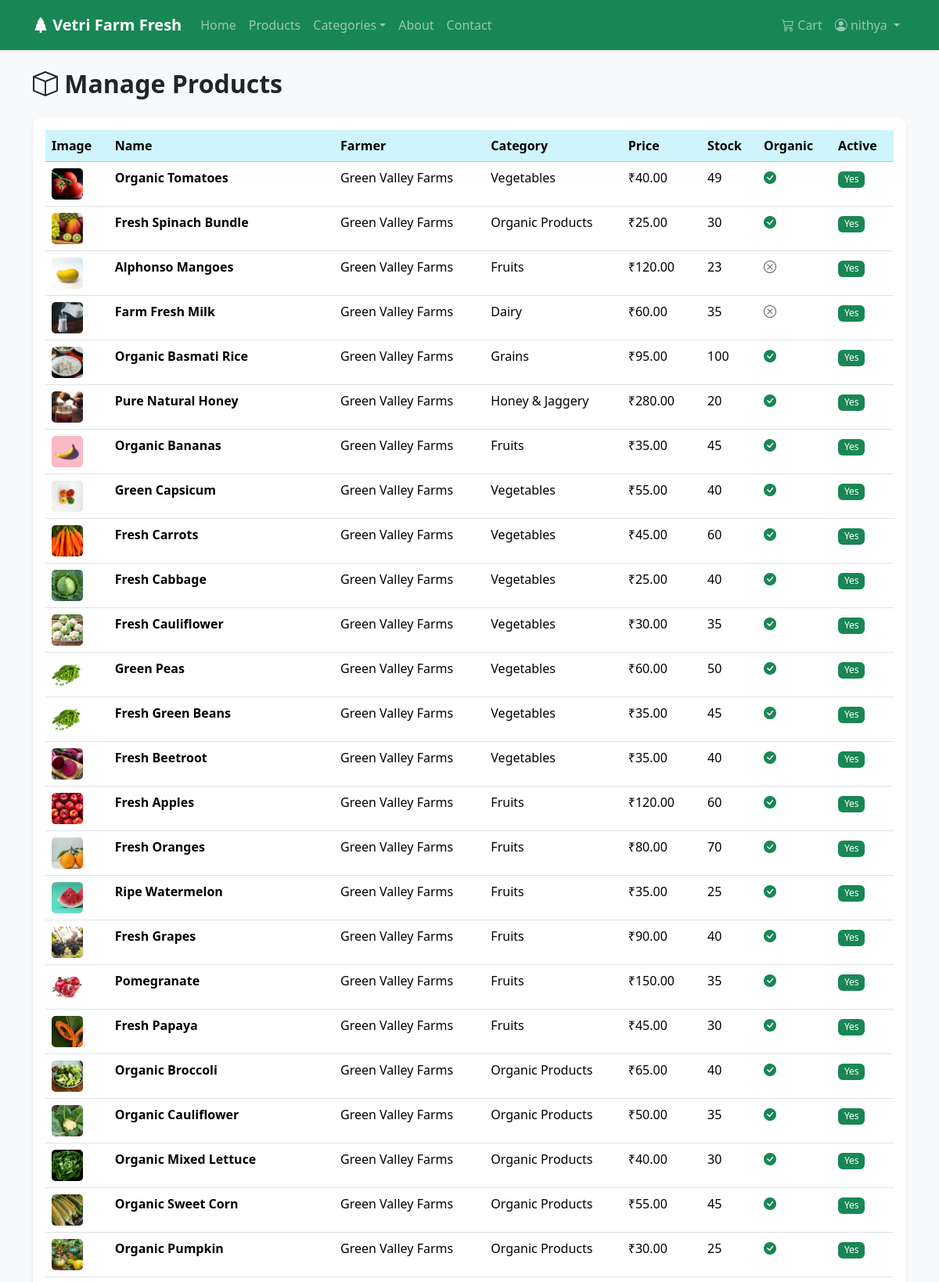
/admin-panel/products/ (signed in, upper part), run on the app's committed database.
### marketplace/models.py (models this page shows, shortened)
class Product(models.Model):
    UNIT_CHOICES = [
        ('kg', 'Kg'),
        ('litre', 'Litre'),
        ('dozen', 'Dozen'),
        ('piece', 'Piece'),
        ('pack', 'Pack'),
        ('gram', 'Gram'),
    ]
    farmer = models.ForeignKey(Farmer, on_delete=models.CASCADE, related_name='products')
    category = models.ForeignKey(Category, on_delete=models.SET_NULL, null=True, related_name='products')
    name = models.CharField(max_length=200)
    description = models.TextField(blank=True)
    price = models.DecimalField(max_digits=10, decimal_places=2)
    stock_quantity = models.PositiveIntegerField(default=0)
    unit = models.CharField(max_length=10, choices=UNIT_CHOICES, default='kg')
    is_organic = models.BooleanField(default=False)
    is_featured = models.BooleanField(default=False, help_text='Show on homepage featured section')
    original_price = models.DecimalField(max_digits=10, decimal_places=2, null=True, blank=True, help_text='Original price before discount')
    harvest_date = models.DateField(null=True, blank=True)
    product_image = models.ImageField(upload_to='product_images/', blank=True, null=True)
    availability_status = models.BooleanField(default=True)
    created_at = models.DateTimeField(auto_now_add=True)
    updated_at = models.DateTimeField(auto_now=True)

class Category(models.Model):
    name = models.CharField(max_length=100)
    image = models.ImageField(upload_to='category_images/', blank=True, null=True)
    created_at = models.DateTimeField(auto_now_add=True)
    class Meta:
        verbose_name_plural = 'Categories'

### accounts/models.py (models this page shows, shortened)
class Farmer(models.Model):
    user = models.OneToOneField(User, on_delete=models.CASCADE)
    farm_name = models.CharField(max_length=200)
    farm_address = models.TextField()
    contact_number = models.CharField(max_length=15)
    profile_image = models.ImageField(upload_to='profile_images/', blank=True, null=True)
    farm_description = models.TextField(blank=True)
    is_approved = models.BooleanField(default=False)
    created_at = models.DateTimeField(auto_now_add=True)

### farmfresh/admin_views.py (the view)
# urls.py: path('products/', admin_views.admin_products, name='admin_products'),
@staff_member_required
def admin_products(request):
    products = Product.objects.select_related('farmer', 'category').all()
    return render(request, 'admin_panel/products.html', {'products': products})

### marketplace/context_processors.py (called while the page is built)
def cart_count(request):
    if request.user.is_authenticated:
        count = Cart.objects.filter(customer__user=request.user).count()
        return {'cart_count': count}
    return {'cart_count': 0}

### templates/admin_panel/products.html (shortened to what this page needs)
{% extends 'base.html' %}
{% load static %}
{% block content %}
<div class="container py-4">
    <h2 class="fw-bold mb-4"><i class="bi bi-box"></i> Manage Products</h2>
    <div class="card border-0 shadow-sm">
        <div class="card-body">
            <div class="table-responsive">
                <table class="table table-hover">
                    <thead class="table-info">
                        <tr>
                            <th>Image</th>
                            <th>Name</th>
                            <th>Farmer</th>
                            <th>Category</th>
                            <th>Price</th>
                            <th>Stock</th>
                            <th>Organic</th>
                            <th>Active</th>
                        </tr>
                    </thead>
                    <tbody>
                        {% for product in products %}
                            <tr>
                                <td>
                                    {% if product.product_image %}
                                        <img src="{{ product.product_image.url }}" style="width: 40px; height: 40px; object-fit: cover; border-radius: 5px;">
                                    {% else %}
                                        <i class="bi bi-image text-muted"></i>
                                    {% endif %}
                                </td>
                                <td class="fw-bold">{{ product.name }}</td>
                                <td>{{ product.farmer.farm_name }}</td>
                                <td>{{ product.category.name }}</td>
                                <td>₹{{ product.price }}</td>
                                <td class="{% if product.stock_quantity < 10 %}text-danger fw-bold{% endif %}">{{ product.stock_quantity }}</td>
                                <td>{% if product.is_organic %}<i class="bi bi-check-circle-fill text-success"></i>{% else %}<i class="bi bi-x-circle text-muted"></i>{% endif %}</td>
                                <td>{% if product.availability_status %}<span class="badge bg-success">Yes</span>{% else %}<span class="badge bg-danger">No</span>{% endif %}</td>
                            </tr>
                        {% endfor %}
                    </tbody>
                </table>
            </div>
        </div>
    </div>
</div>
{% endblock %}

### templates/base.html (shortened to what this page needs)
<!DOCTYPE html>
<html lang="en">
<head>
    <link href="https://cdn.jsdelivr.net/npm/bootstrap@5.3.2/dist/css/bootstrap.min.css" rel="stylesheet">
    <link rel="stylesheet" href="https://cdn.jsdelivr.net/npm/bootstrap-icons@1.11.2/font/bootstrap-icons.min.css">
    <link rel="stylesheet" href="https://cdnjs.cloudflare.com/ajax/libs/font-awesome/6.5.1/css/all.min.css">
    {% load static %}
    <link rel="stylesheet" href="{% static 'css/style.css' %}">
</head>
<body>
    <nav class="navbar navbar-expand-lg navbar-dark bg-success shadow-sm">
        <div class="container">
            <a class="navbar-brand fw-bold" href="{% url 'home' %}">
                <i class="bi bi-tree-fill"></i> Vetri Farm Fresh
            </a>
            <div class="collapse navbar-collapse" id="navbarNav">
                <ul class="navbar-nav me-auto">
                    <li class="nav-item"><a class="nav-link" href="{% url 'home' %}">Home</a></li>
                    <li class="nav-item"><a class="nav-link" href="{% url 'marketplace:product_list' %}">Products</a></li>
                    <li class="nav-item dropdown">
                        <a class="nav-link dropdown-toggle" href="#" role="button" data-bs-toggle="dropdown">Categories</a>
                    </li>
                    <li class="nav-item"><a class="nav-link" href="{% url 'about' %}">About</a></li>
                    <li class="nav-item"><a class="nav-link" href="{% url 'contact' %}">Contact</a></li>
                </ul>
                <ul class="navbar-nav">
                    {% if user.is_authenticated %}
                        <li class="nav-item">
                            <a class="nav-link position-relative" href="{% url 'marketplace:view_cart' %}">
                                <i class="bi bi-cart3"></i> Cart
                            </a>
                        </li>
                        <li class="nav-item dropdown">
                            <a class="nav-link dropdown-toggle" href="#" role="button" data-bs-toggle="dropdown">
                                <i class="bi bi-person-circle"></i> {{ user.username }}
                            </a>
                        </li>
                    {% endif %}
                </ul>
            </div>
        </div>
    </nav>
    <main>
        {% block content %}{% endblock %}
    </main>
</body>
</html>

### static/css/style.css (style rules this page uses)
:root { --primary: #198754; --primary-dark: #146c43; --primary-light: #20c997; }
body { font-family: 'Segoe UI', Tahoma, Geneva, Verdana, sans-serif; background-color: #f8f9fa; min-height: 100vh; display: flex; flex-direction: column; }
main { flex: 1; }
.text-success { color: var(--primary) !important; }
.bg-success { background-color: var(--primary) !important; }
.navbar { padding-top: 12px; padding-bottom: 12px; }
.card { border-radius: 12px; }
.badge { font-weight: 500; }
.navbar .nav-link { font-weight: 500; }

### data on the page
Product: product_image (picture), name "Organic Tomatoes", farmer.farm_name "Green Valley Farms", category.name "Vegetables", price "40.00", stock_quantity "49", is_organic True (drawn), availability_status "Yes"
Product: product_image (picture), name "Fresh Spinach Bundle", farmer.farm_name "Green Valley Farms", category.name "Organic Products", price "25.00", stock_quantity "30", is_organic True (drawn), availability_status "Yes"
Product: product_image (picture), name "Alphonso Mangoes", farmer.farm_name "Green Valley Farms", category.name "Fruits", price "120.00", stock_quantity "23", is_organic False (drawn), availability_status "Yes"
Product: product_image (picture), name "Farm Fresh Milk", farmer.farm_name "Green Valley Farms", category.name "Dairy", price "60.00", stock_quantity "35", is_organic False (drawn), availability_status "Yes"
Product: product_image (picture), name "Organic Basmati Rice", farmer.farm_name "Green Valley Farms", category.name "Grains", price "95.00", stock_quantity "100", is_organic True (drawn), availability_status "Yes"
Product: product_image (picture), name "Pure Natural Honey", farmer.farm_name "Green Valley Farms", category.name "Honey & Jaggery", price "280.00", stock_quantity "20", is_organic True (drawn), availability_status "Yes"
Product: product_image (picture), name "Organic Bananas", farmer.farm_name "Green Valley Farms", category.name "Fruits", price "35.00", stock_quantity "45", is_organic True (drawn), availability_status "Yes"
Product: product_image (picture), name "Green Capsicum", farmer.farm_name "Green Valley Farms", category.name "Vegetables", price "55.00", stock_quantity "40", is_organic True (drawn), availability_status "Yes"
Product: product_image (picture), name "Fresh Carrots", farmer.farm_name "Green Valley Farms", category.name "Vegetables", price "45.00", stock_quantity "60", is_organic True (drawn), availability_status "Yes"
Product: product_image (picture), name "Fresh Cabbage", farmer.farm_name "Green Valley Farms", category.name "Vegetables", price "25.00", stock_quantity "40", is_organic True (drawn), availability_status "Yes"
Product: product_image (picture), name "Fresh Cauliflower", farmer.farm_name "Green Valley Farms", category.name "Vegetables", price "30.00", stock_quantity "35", is_organic True (drawn), availability_status "Yes"
Product: product_image (picture), name "Green Peas", farmer.farm_name "Green Valley Farms", category.name "Vegetables", price "60.00", stock_quantity "50", is_organic True (drawn), availability_status "Yes"
Product: product_image (picture), name "Fresh Green Beans", farmer.farm_name "Green Valley Farms", category.name "Vegetables", price "35.00", stock_quantity "45", is_organic True (drawn), availability_status "Yes"
Product: product_image (picture), name "Fresh Beetroot", farmer.farm_name "Green Valley Farms", category.name "Vegetables", price "35.00", stock_quantity "40", is_organic True (drawn), availability_status "Yes"
Product: product_image (picture), name "Fresh Apples", farmer.farm_name "Green Valley Farms", category.name "Fruits", price "120.00", stock_quantity "60", is_organic True (drawn), availability_status "Yes"
Product: product_image (picture), name "Fresh Oranges", farmer.farm_name "Green Valley Farms", category.name "Fruits", price "80.00", stock_quantity "70", is_organic True (drawn), availability_status "Yes"
Product: product_image (picture), name "Ripe Watermelon", farmer.farm_name "Green Valley Farms", category.name "Fruits", price "35.00", stock_quantity "25", is_organic True (drawn), availability_status "Yes"
Product: product_image (picture), name "Fresh Grapes", farmer.farm_name "Green Valley Farms", category.name "Fruits", price "90.00", stock_quantity "40", is_organic True (drawn), availability_status "Yes"
Product: product_image (picture), name "Pomegranate", farmer.farm_name "Green Valley Farms", category.name "Fruits", price "150.00", stock_quantity "35", is_organic True (drawn), availability_status "Yes"
Product: product_image (picture), name "Fresh Papaya", farmer.farm_name "Green Valley Farms", category.name "Fruits", price "45.00", stock_quantity "30", is_organic True (drawn), availability_status "Yes"
Product: product_image (picture), name "Organic Broccoli", farmer.farm_name "Green Valley Farms", category.name "Organic Products", price "65.00", stock_quantity "40", is_organic True (drawn), availability_status "Yes"
Product: product_image (picture), name "Organic Cauliflower", farmer.farm_name "Green Valley Farms", category.name "Organic Products", price "50.00", stock_quantity "35", is_organic True (drawn), availability_status "Yes"
Product: product_image (picture), name "Organic Mixed Lettuce", farmer.farm_name "Green Valley Farms", category.name "Organic Products", price "40.00", stock_quantity "30", is_organic True (drawn), availability_status "Yes"
Product: product_image (picture), name "Organic Sweet Corn", farmer.farm_name "Green Valley Farms", category.name "Organic Products", price "55.00", stock_quantity "45", is_organic True (drawn), availability_status "Yes"
Product: product_image (picture), name "Organic Pumpkin", farmer.farm_name "Green Valley Farms", category.name "Organic Products", price "30.00", stock_quantity "25", is_organic True (drawn), availability_status "Yes"

### other printed values
{{ user.username }} "nithya"
